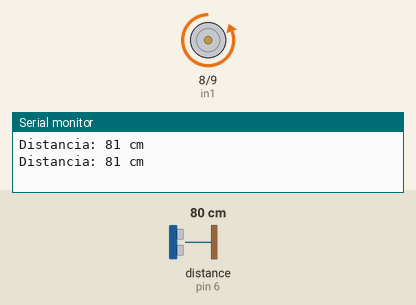
Simulated run of this sketch. Board: Arduino Uno, built with avr-gcc and run on an emulated ATmega328P. Parts: motor-driver pin pairs drawn as motors (green arrow = first pin HIGH = forward, orange = second pin HIGH = backward, longer = more drive), the last lines printed to the serial monitor. The test bench sets the inputs (shaded band); at power-on: distance to the obstacle (sensor on pin 6) 80 cm. The echo pulse lasts 58.3 µs per cm.

Above: at 2.8 s.
2.9 s: distance to the obstacle (sensor on pin 6) set to 33 cm
4.4 s: distance to the obstacle (sensor on pin 6) set to 28 cm
At 5.6 s:
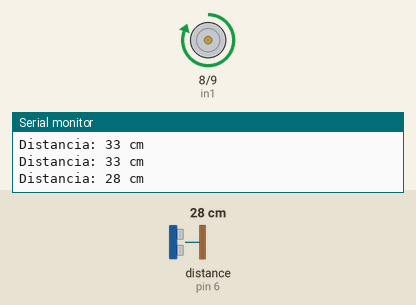
6.5 s: distance to the obstacle (sensor on pin 6) set to 10 cm
8.2 s: distance to the obstacle (sensor on pin 6) set to 7 cm
At 10.1 s:
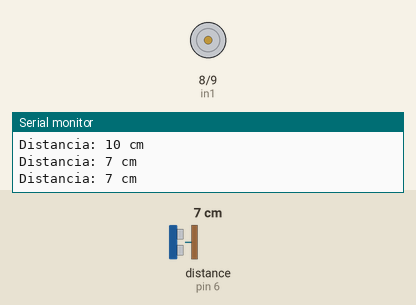
10.5 s: distance to the obstacle (sensor on pin 6) set to 9 cm
At 11.7 s:
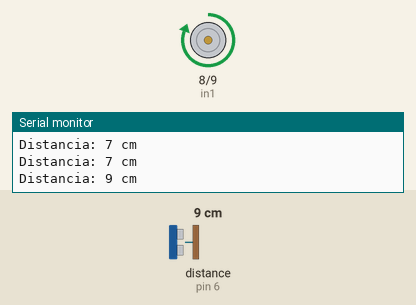
Timing chart, 0 to 13.5 s (numbered marks = the images above; inputs shaded):
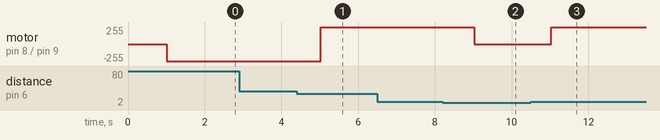

The sketch:

motordc.ino
```cpp
#include <NewPing.h>

int in1 = 8;
int in2 = 9;
#define TRIG  7  // Pino de transmissão
#define ECHO  6  // Pino de recepção
#define distancia 200 // Distância máxima em centímetros (ajuste conforme necessário)

NewPing golfinho(TRIG, ECHO, distancia);

void setup() {
  pinMode(in1, OUTPUT);
  pinMode(in2, OUTPUT);
  Serial.begin(9600);
}

void loop() {
  delay(1000);
  unsigned int distance = golfinho.ping_cm();

  Serial.print("Distancia: ");
  Serial.print(distance);
  Serial.println(" cm");

  if (distance <= 8) {
    digitalWrite(in1, LOW);
    digitalWrite(in2, LOW);
  }
  if (distance > 8 && distance <= 30) {
    digitalWrite(in1, HIGH);
    digitalWrite(in2, LOW);
  }
  if (distance > 30) {
    digitalWrite(in1, LOW);
    digitalWrite(in2, HIGH);
  }
}
```

Measured:
- the behaviour switches between 31 and 30 cm on distance to the obstacle (sensor on pin 6) (found by bisection; images 0 and 1)
- the behaviour switches between 9 and 8 cm on distance to the obstacle (sensor on pin 6) (found by bisection; images 1 and 2)
- after the input at 4.4 s, motor on pin 8 (in1) / pin 9 (in2): backward 255/255 → forward 255/255 after 0.62 s
- after the input at 8.2 s, motor on pin 8 (in1) / pin 9 (in2): forward 255/255 → stopped after 0.83 s
- after the input at 10.5 s, motor on pin 8 (in1) / pin 9 (in2): stopped → forward 255/255 after 0.53 s
